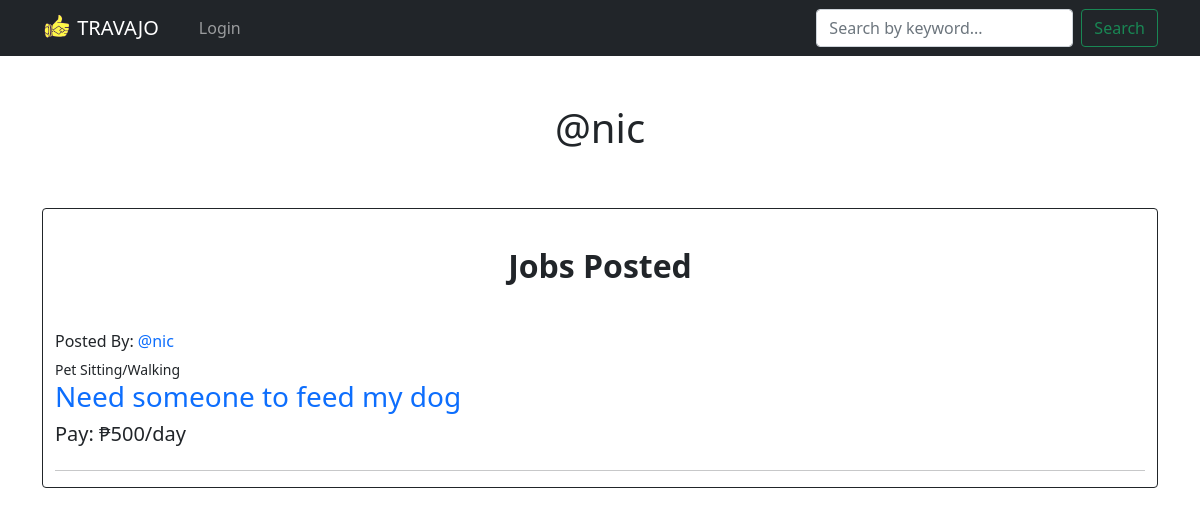
The app's page /profile/1 with its own data.
### base/models.py (models this page shows, shortened)
class Room(models.Model):
    host = category = models.ForeignKey(User, on_delete = models.SET_NULL, null= True)
    category = models.ForeignKey(Category, on_delete = models.SET_NULL, null= True)
    name = models.CharField(max_length=200)
    payout = models.CharField(max_length = 200, null = True, blank = True)
    description = models.TextField(null = True, blank = True)
    updated =  models.DateTimeField(auto_now = True)
    created = models.DateTimeField(auto_now_add = True)
    class Meta:
        ordering = ['-updated', '-created']

class Category(models.Model):
    name = models.CharField(max_length=200)

### base/views.py (the view)
def userProfile (request,pk):
    user = User.objects.get(id = pk)
    rooms = user.room_set.all()
    context = {'user':user, 'rooms':rooms}
    return render(request, 'base/profile.html', context)

### base/templates/base/profile.html
{% extends 'main.html' %}
{% block content %}
<div class="container">
<div class="d-flex justify-content-center">
    <h1>@{{user.username}}<br><br></h1>
</div>
<div class = "container border border-dark rounded">
    <div>
        <div class="d-flex justify-content-center">
            <h2><br><strong>Jobs Posted</strong><br><br></h2>
        </div>
        {%  include 'base/displays_component.html' %}
    </div>
</div>
</div>
{% endblock content %}

### base/templates/base/displays_component.html (shortened to what this page needs)
{%block content%}
{% for room in rooms %}
<div class = "list-group list-group-flush">
    <div class="row">
        <div class="col d-flex align-items-center">
            {%  if request.user == room.host %}
            <h6>Posted By: You</h6>
            {%else%}
            <h6>Posted By: <a href= "{% url 'User Profile' room.host.id %}">@{{room.host.username}}</h6></a>
            {%endif%}
            </div>
        <div class="col ">
        </div>
    </div>
    <small>{{room.category.name}}</small>
    <h3><a href = "{% url 'room' room.id %}">{{room.name}}</a></h3>
    {% if room.payout == None %}
    <h5>Pay: Not specified</h5>
    {%else%}
    <h5>Pay: ₱{{room.payout}}</h5>
    {%endif%}
    <hr>
</div>
{% endfor %}
{%endblock content%}

### templates/main.html (style rules this page uses)
html { height:100vh; }

### base/templates/base/displays_component.html (style rules this page uses)
a { text-decoration: none; }

### records on screen
Room: host.username "nic", category.name "Pet Sitting/Walking", name "Need someone to feed my dog", payout "500/day"

### other values on screen
{{ user.username }} "nic"
